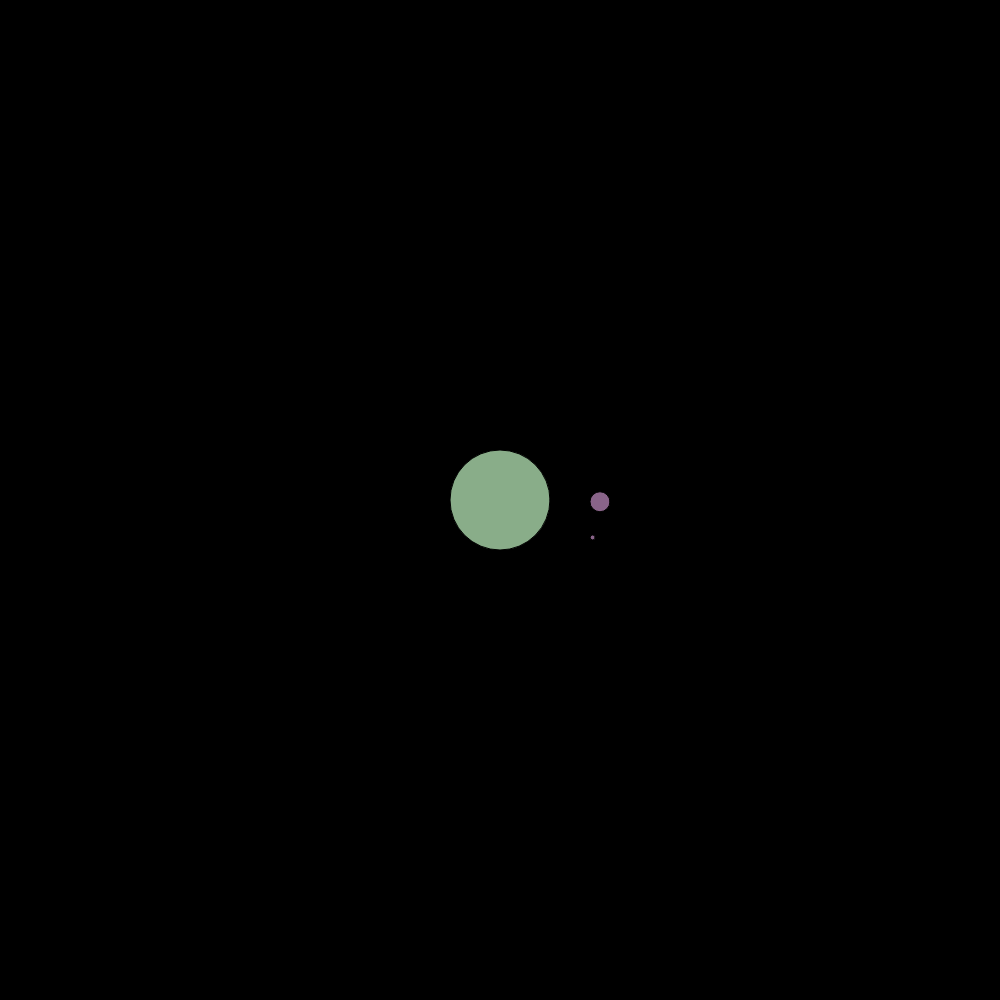
Frame 1 (no input)
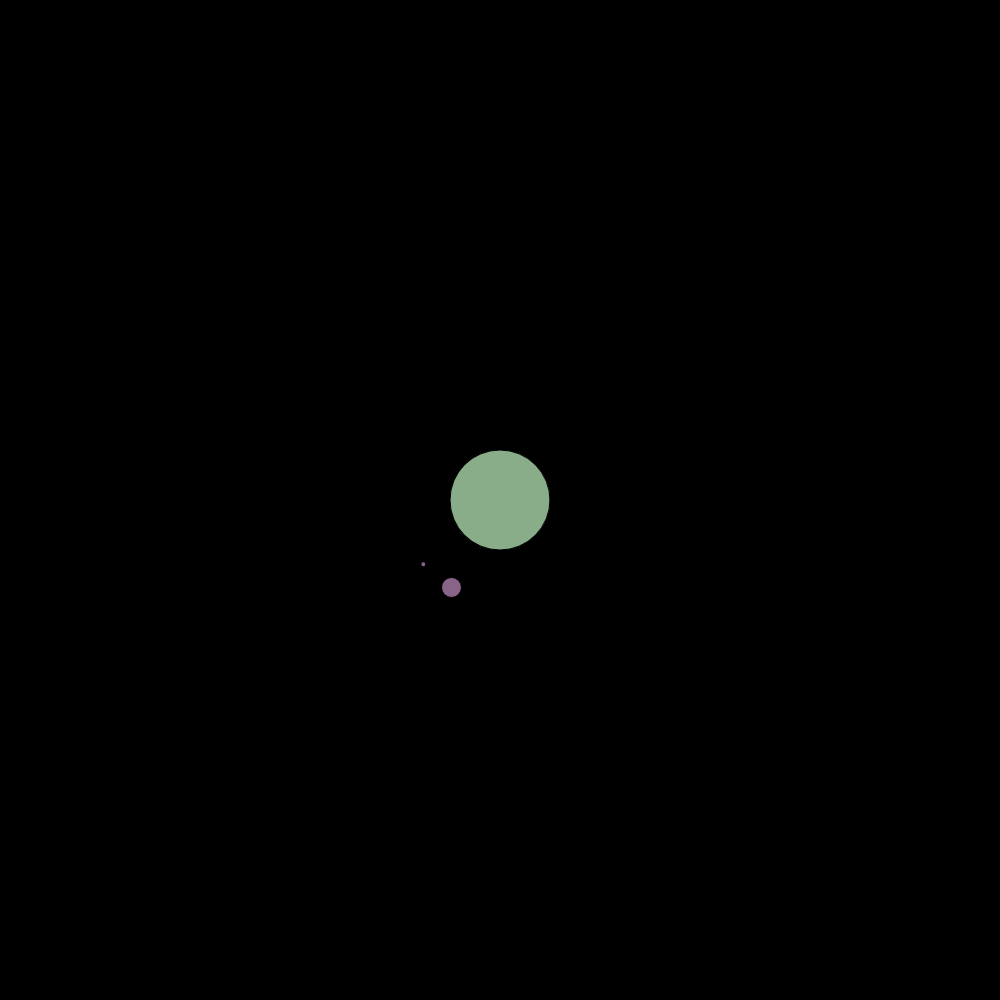
Frame 60 (no input)
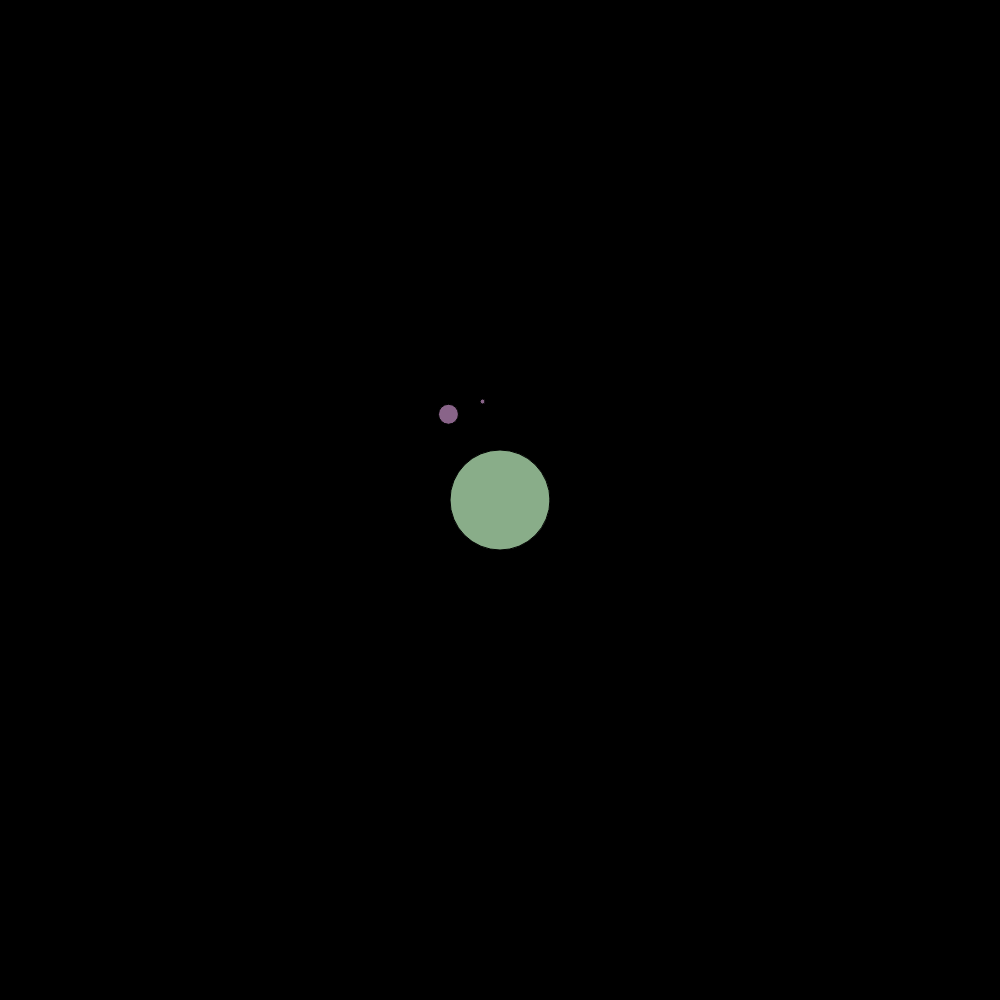
Frame 120 (the mouse pressed at the canvas centre since frame 60)

The p5.js sketch that drew these frames (run headless with seeded random() and noise() and a simulated clock; from frame 60 on, the mouse is pressed at the canvas centre):

// p5.js sketch
// ── sketch.js
let movement = 0
let y = 0;
let x;
let radius = 100;
let clockwise = true

function setup() {
  createCanvas(1000, 1000);
}

function draw() {
  background(0);
  fill(137, 173, 137);
  ellipse(width/2, height/2, 100, 100);
  orbit(20, 0);
  orbit(5, 20);

}


function orbit(phase, offset){
  push();
translate(width/2, height/2);
if (movement == 359){
  clockwise = false;
}
if (movement == -1){
  clockwise = true;
}

  if (clockwise){
    movement+= 1;
    //movement = movement % 360;
}else{
    movement-= 1;
    //movement = movement % 360;   
  }
  
  y = sin(radians(movement + offset))* radius;
  x = cos(radians(movement + offset))* radius;
  
  fill(137, 100, 137);
  ellipse(x, y, phase, phase);
  print(movement);
  pop();
}
